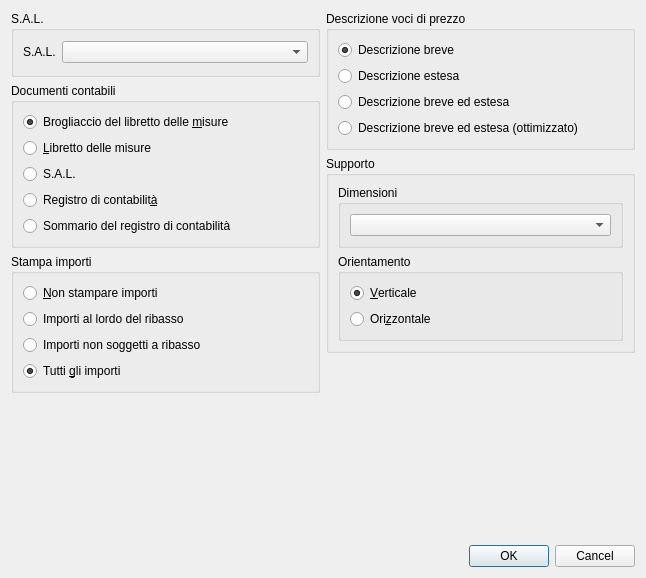
<?xml version="1.0" encoding="UTF-8"?>
<ui version="4.0">
 <class>AccountingBillPrinterGUI</class>
 <widget class="QDialog" name="AccountingBillPrinterGUI">
  <property name="geometry">
   <rect>
    <x>0</x>
    <y>0</y>
    <width>646</width>
    <height>578</height>
   </rect>
  </property>
  <property name="windowTitle">
   <string>Stampa Computo su file ODT</string>
  </property>
  <layout class="QGridLayout" name="gridLayout_2">
   <item row="0" column="0">
    <layout class="QVBoxLayout" name="verticalLayout_2">
     <item>
      <widget class="QGroupBox" name="billToPrintGroupBox">
       <property name="title">
        <string>S.A.L.</string>
       </property>
       <layout class="QGridLayout" name="gridLayout_6">
        <item row="0" column="1">
         <widget class="QComboBox" name="billToPrintComboBox"/>
        </item>
        <item row="0" column="0">
         <widget class="QLabel" name="billToPrintLabel">
          <property name="sizePolicy">
           <sizepolicy hsizetype="Maximum" vsizetype="Preferred">
            <horstretch>0</horstretch>
            <verstretch>0</verstretch>
           </sizepolicy>
          </property>
          <property name="text">
           <string>S.A.L.</string>
          </property>
         </widget>
        </item>
       </layout>
      </widget>
     </item>
     <item>
      <widget class="QGroupBox" name="printDocGroupBox">
       <property name="title">
        <string>Documenti contabili</string>
       </property>
       <layout class="QGridLayout" name="gridLayout_3">
        <item row="5" column="0">
         <widget class="QRadioButton" name="printAccountingSummaryButton">
          <property name="text">
           <string>Sommario del registro di contabilità</string>
          </property>
          <property name="checked">
           <bool>false</bool>
          </property>
         </widget>
        </item>
        <item row="3" column="0">
         <widget class="QRadioButton" name="printAccountingButton">
          <property name="text">
           <string>Registro di contabilit&amp;à</string>
          </property>
          <property name="checked">
           <bool>false</bool>
          </property>
         </widget>
        </item>
        <item row="1" column="0">
         <widget class="QRadioButton" name="printBillButton">
          <property name="text">
           <string>&amp;Libretto delle misure</string>
          </property>
          <property name="checked">
           <bool>false</bool>
          </property>
         </widget>
        </item>
        <item row="0" column="0">
         <widget class="QRadioButton" name="printRawBillButton">
          <property name="text">
           <string>Brogliaccio del libretto delle &amp;misure</string>
          </property>
          <property name="checked">
           <bool>true</bool>
          </property>
         </widget>
        </item>
        <item row="2" column="0">
         <widget class="QRadioButton" name="printPaymentButton">
          <property name="text">
           <string>S.A.L.</string>
          </property>
          <property name="checked">
           <bool>false</bool>
          </property>
         </widget>
        </item>
       </layout>
      </widget>
     </item>
     <item>
      <widget class="QGroupBox" name="printAmountsOptionsGroupBox">
       <property name="title">
        <string>Stampa importi</string>
       </property>
       <layout class="QGridLayout" name="gridLayout_8">
        <item row="3" column="0">
         <widget class="QRadioButton" name="printAllAmountsRadioButton">
          <property name="text">
           <string>Tutti &amp;gli importi</string>
          </property>
          <property name="checked">
           <bool>true</bool>
          </property>
         </widget>
        </item>
        <item row="1" column="0">
         <widget class="QRadioButton" name="printTotalAmountsToDiscountRadioButton">
          <property name="text">
           <string>Importi al lordo del ribasso</string>
          </property>
         </widget>
        </item>
        <item row="2" column="0">
         <widget class="QRadioButton" name="printAmountsNotToDiscountRadioButton">
          <property name="text">
           <string>Importi non soggetti a ribasso</string>
          </property>
         </widget>
        </item>
        <item row="0" column="0">
         <widget class="QRadioButton" name="printNoAmountsRadioButton">
          <property name="text">
           <string>&amp;Non stampare importi</string>
          </property>
         </widget>
        </item>
       </layout>
      </widget>
     </item>
    </layout>
   </item>
   <item row="0" column="1">
    <layout class="QVBoxLayout" name="verticalLayout">
     <item>
      <widget class="QGroupBox" name="printPriceItemOptionsGroupBox">
       <property name="title">
        <string>Descrizione voci di prezzo</string>
       </property>
       <layout class="QGridLayout" name="gridLayout_5">
        <item row="0" column="0">
         <widget class="QRadioButton" name="printShortDescRadioButton">
          <property name="text">
           <string>Descrizione breve</string>
          </property>
          <property name="checked">
           <bool>true</bool>
          </property>
         </widget>
        </item>
        <item row="1" column="0">
         <widget class="QRadioButton" name="printLongDescRadioButton">
          <property name="text">
           <string>Descrizione estesa</string>
          </property>
         </widget>
        </item>
        <item row="2" column="0">
         <widget class="QRadioButton" name="printShortLongDescRadioButton">
          <property name="text">
           <string>Descrizione breve ed estesa</string>
          </property>
         </widget>
        </item>
        <item row="3" column="0">
         <widget class="QRadioButton" name="printShortLongDescOptRadioButton">
          <property name="text">
           <string>Descrizione breve ed estesa (ottimizzato)</string>
          </property>
          <property name="checked">
           <bool>false</bool>
          </property>
         </widget>
        </item>
       </layout>
      </widget>
     </item>
     <item>
      <widget class="QGroupBox" name="paperGroupBox">
       <property name="title">
        <string>Supporto</string>
       </property>
       <layout class="QGridLayout" name="gridLayout">
        <item row="0" column="0">
         <widget class="QGroupBox" name="paperDimensionsGroupBox">
          <property name="title">
           <string>Dimensioni</string>
          </property>
          <layout class="QGridLayout" name="gridLayout_7">
           <item row="0" column="0">
            <widget class="QComboBox" name="paperDimensionsComboBox"/>
           </item>
          </layout>
         </widget>
        </item>
        <item row="1" column="0">
         <widget class="QGroupBox" name="paperOrientationGroupBox">
          <property name="title">
           <string>Orientamento</string>
          </property>
          <layout class="QGridLayout" name="gridLayout_4">
           <item row="1" column="0">
            <widget class="QRadioButton" name="paperHorizzontalRadioButton">
             <property name="text">
              <string>Ori&amp;zzontale</string>
             </property>
             <property name="checked">
              <bool>false</bool>
             </property>
            </widget>
           </item>
           <item row="0" column="0">
            <widget class="QRadioButton" name="paperVerticalRadioButton">
             <property name="text">
              <string>&amp;Verticale</string>
             </property>
             <property name="checked">
              <bool>true</bool>
             </property>
            </widget>
           </item>
          </layout>
         </widget>
        </item>
       </layout>
      </widget>
     </item>
     <item>
      <spacer name="verticalSpacer_3">
       <property name="orientation">
        <enum>Qt::Vertical</enum>
       </property>
       <property name="sizeHint" stdset="0">
        <size>
         <width>20</width>
         <height>40</height>
        </size>
       </property>
      </spacer>
     </item>
    </layout>
   </item>
   <item row="2" column="0" colspan="2">
    <widget class="QDialogButtonBox" name="buttonBox">
     <property name="orientation">
      <enum>Qt::Horizontal</enum>
     </property>
     <property name="standardButtons">
      <set>QDialogButtonBox::Cancel|QDialogButtonBox::Ok</set>
     </property>
    </widget>
   </item>
   <item row="1" column="0" colspan="2">
    <spacer name="verticalSpacer">
     <property name="orientation">
      <enum>Qt::Vertical</enum>
     </property>
     <property name="sizeHint" stdset="0">
      <size>
       <width>20</width>
       <height>40</height>
      </size>
     </property>
    </spacer>
   </item>
  </layout>
 </widget>
 <tabstops>
  <tabstop>printRawBillButton</tabstop>
  <tabstop>printBillButton</tabstop>
  <tabstop>printPaymentButton</tabstop>
  <tabstop>printAccountingButton</tabstop>
  <tabstop>printAccountingSummaryButton</tabstop>
  <tabstop>printShortDescRadioButton</tabstop>
  <tabstop>printLongDescRadioButton</tabstop>
  <tabstop>printShortLongDescRadioButton</tabstop>
  <tabstop>printShortLongDescOptRadioButton</tabstop>
  <tabstop>billToPrintComboBox</tabstop>
  <tabstop>paperDimensionsComboBox</tabstop>
  <tabstop>paperVerticalRadioButton</tabstop>
  <tabstop>paperHorizzontalRadioButton</tabstop>
 </tabstops>
 <resources/>
 <connections>
  <connection>
   <sender>buttonBox</sender>
   <signal>accepted()</signal>
   <receiver>AccountingBillPrinterGUI</receiver>
   <slot>accept()</slot>
   <hints>
    <hint type="sourcelabel">
     <x>248</x>
     <y>254</y>
    </hint>
    <hint type="destinationlabel">
     <x>157</x>
     <y>274</y>
    </hint>
   </hints>
  </connection>
  <connection>
   <sender>buttonBox</sender>
   <signal>rejected()</signal>
   <receiver>AccountingBillPrinterGUI</receiver>
   <slot>reject()</slot>
   <hints>
    <hint type="sourcelabel">
     <x>316</x>
     <y>260</y>
    </hint>
    <hint type="destinationlabel">
     <x>286</x>
     <y>274</y>
    </hint>
   </hints>
  </connection>
 </connections>
</ui>
